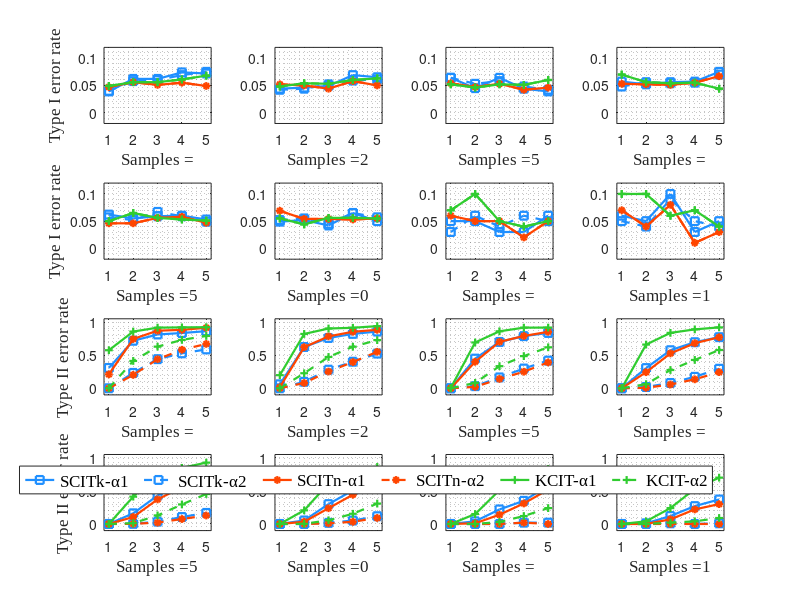

MATLAB code to generate this figure:
clear
clc;
load fig_Type1error
x = 1:5;
y = 1:6;
sam = [" 25"," 50"," 100"," 200"," 400"," 800"," 1600"," 3200"];
lw = 1.6;
w = 3.5;
for k = 1:8
    subplot(4,4,k)
    plot(x,d(y(1)+(k-1)*6,:),'s-','LineWidth',lw,'MarkerSize',lw*w,'Color',[0.12,0.56,1]);hold on
    plot(x,d(y(4)+(k-1)*6,:),'s--','LineWidth',lw,'MarkerSize',lw*w,'Color',[0.12,0.56,1]);hold on
    plot(x,d(y(2)+(k-1)*6,:),'-','LineWidth',lw,'MarkerSize',lw*w,'Color',[1,0.27,0]);hold on
    plot(x,d(y(5)+(k-1)*6,:),'*--','LineWidth',lw,'MarkerSize',lw*w,'Color',[1,0.27,0]);hold on
    plot(x,d(y(3)+(k-1)*6,:),'+-','LineWidth',lw,'MarkerSize',lw*w,'Color',[0.19,0.80,0.19]);hold on
    plot(x,d(y(6)+(k-1)*6,:),'+--','LineWidth',lw,'MarkerSize',lw*w,'Color',[0.19,0.80,0.19]);hold on
    xlim([0.8,5.2]);
    ylim([-0.02,0.12]);
    set(gca,'xtick',1:5);
    set(gca,'ytick',[0 0.05 0.1]);
    xlabel(strcat('Samples =',sam(k)),'FontSize',12,'Fontname','Times New Roman');
    if k == 1 || k == 5
        ylabel('Type I error rate','FontSize',12,'Fontname','Times New Roman');
    end
    grid minor
end
load fig_Type2error
for k = 1:8
    subplot(4,4,k+8)
    plot(x,d(y(1)+(k-1)*6,:),'s-','LineWidth',lw,'MarkerSize',lw*w,'Color',[0.12,0.56,1]);hold on
    plot(x,d(y(4)+(k-1)*6,:),'s--','LineWidth',lw,'MarkerSize',lw*w,'Color',[0.12,0.56,1]);hold on
    plot(x,d(y(2)+(k-1)*6,:),'*-','LineWidth',lw,'MarkerSize',lw*w,'Color',[1,0.27,0]);hold on
    plot(x,d(y(5)+(k-1)*6,:),'*--','LineWidth',lw,'MarkerSize',lw*w,'Color',[1,0.27,0]);hold on
    plot(x,d(y(3)+(k-1)*6,:),'+-','LineWidth',lw,'MarkerSize',lw*w,'Color',[0.19,0.80,0.19]);hold on
    plot(x,d(y(6)+(k-1)*6,:),'+--','LineWidth',lw,'MarkerSize',lw*w,'Color',[0.19,0.80,0.19]);hold on
    xlim([0.8,5.2]);
    ylim([-0.1,1.05]);
    set(gca,'xtick',1:5);
    set(gca,'ytick',[0 0.5 1]);
    xlabel(strcat('Samples =',sam(k)),'FontSize',12,'Fontname','Times New Roman');
    if k == 1 || k == 5
        ylabel('Type II error rate','FontSize',12,'Fontname','Times New Roman');
    end
    grid minor
end
set(gca,'LooseInset',get(gca,'TightInset'));
% set(gca, 'LooseInset', [0,0,0,0]);
legend('SCITk-\alpha1','SCITk-\alpha2','SCITn-\alpha1','SCITn-\alpha2','KCIT-\alpha1','KCIT-\alpha2','Fontname','Times New Roman','NumColumns',6,'FontSize',12);
